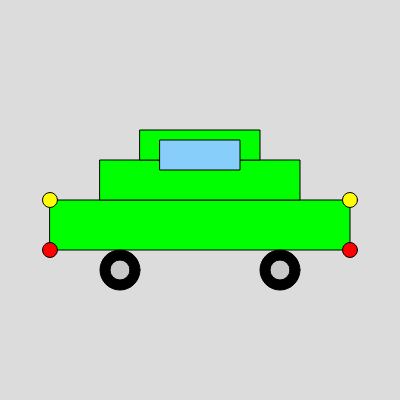
Frame 1 (no input)
Frame 60 (no input): identical to frame 1, image omitted
Frame 120 (the mouse pressed at the canvas centre since frame 60): identical to frame 1, image omitted

The p5.js sketch that drew this single still picture (run headless with seeded random() and noise() and a simulated clock; from frame 60 on, the mouse is pressed at the canvas centre):

// p5.js sketch
// ── sketch.js
function setup() {
  createCanvas(400, 400);
}

function draw() {
  background(220);
  
  // Body of the car 
  fill(0, 255, 0);
  rect(50, 200, 300, 50);
  rect(100, 160, 200, 40);
  
  // Wheels
  fill(0);
  ellipse(120, 270, 40, 40);
  ellipse(280, 270, 40, 40);
  fill(200);
  ellipse(120, 270, 20, 20);
  ellipse(280, 270, 20, 20);
  
  // Roof
  fill(0, 255, 0);
  rect(140, 130, 120, 30);
  
  // Headlights
  fill(255, 255, 0);
  ellipse(50, 200, 15, 15);
  ellipse(350, 200, 15, 15);
  
  // Taillights
  fill(255, 0, 0);
  ellipse(50, 250, 15, 15);
  ellipse(350, 250, 15, 15);
  
  // Windows
  fill(135, 206, 250);
  rect(160, 140, 80, 30);
}
